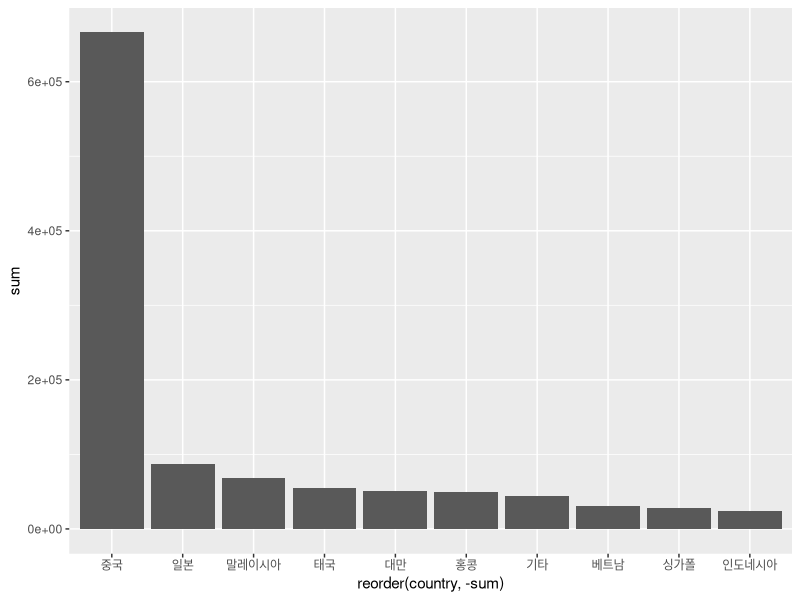
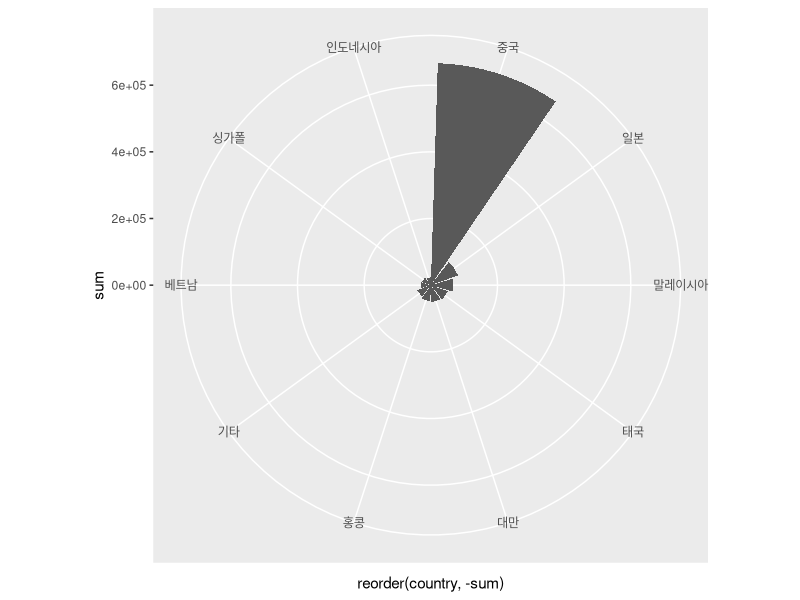
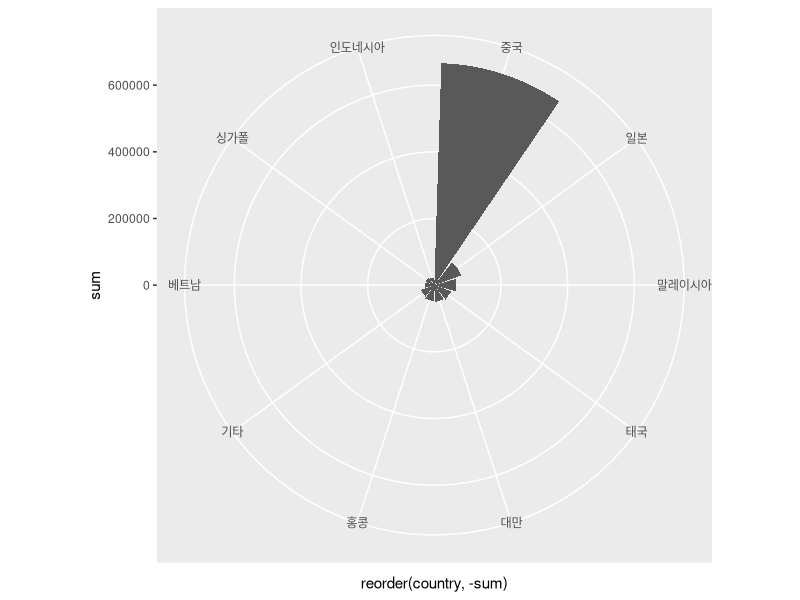
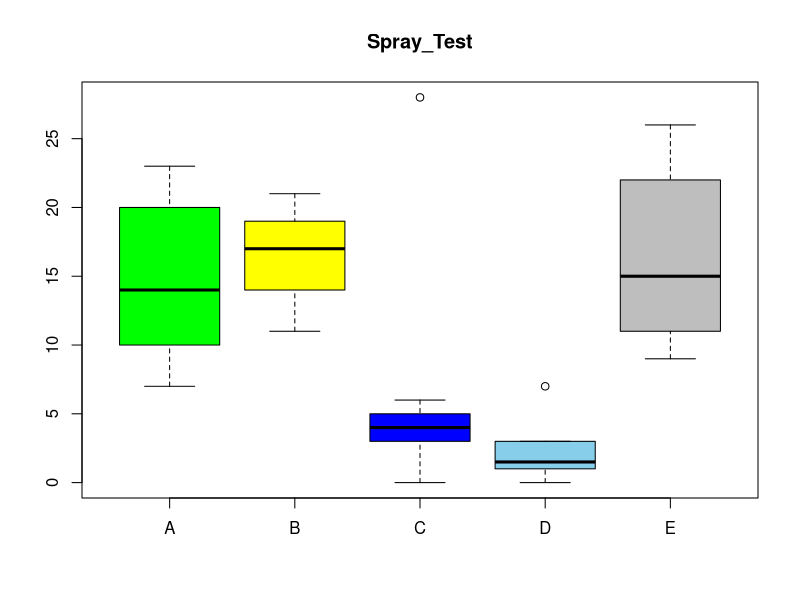

Write R code to recreate these figures, in order.
## 제주도는 어느 나라에서 가장 많이 올까?

# install.packages("dplyr") ; install.packages("ggplot2")
library(dplyr) ; library(ggplot2)

jeju = read.csv("jeju2.csv",fileEncoding = "euc-kr") ; jeju

jeju2 = subset(jeju, select = c(-구분, -데이터기준일자))    # 필요없는 변수 제거
jeju2

# 변수명 변경
names(jeju2) = c("country","Y_1","Y_2","Y_3","Y_4","Y_5","Y_6",
                 "Y_7","Y_8","Y_9","Y_10","Y_11","Y_12")
jeju2 ; str(jeju2)    # 데이터 구조 파악


# 파생변수 생성 (국가별 방문 총합)
jeju2 = jeju2 %>% mutate(sum = Y_1 + Y_2 + Y_3 + Y_4 + Y_5 + Y_6 + Y_7 +
                           Y_8 + Y_9 + Y_10 + Y_11 + Y_12)
jeju2


# 시각화
ggplot(jeju2, aes(x=reorder(country,-sum), y=sum)) +      # sum기준 내림차순
  geom_col()


ggplot(jeju2, aes(x=reorder(country,-sum), y=sum)) +      
  geom_col() + coord_polar()                              # 선버스트 차트


options(scipen=100)                                       # 숫자표기법 변경(y축)
ggplot(jeju2, aes(x=reorder(country,-sum), y=sum)) +      
  geom_col() + coord_polar()                              # 선버스트 차트

#----------------------------------------------------------------------------------------#

## 어떤 살충제가 모기를 가장 많이 잡을까?

# 얼마나 많은 해충을 죽였는가에 관한 데이터
spray = read.csv("spray_test.csv")

str(spray)

# 시각화
boxplot(spray$A,spray$B,spray$C,spray$D,spray$E,
        main = "Spray_Test", names = c("A","B","C","D","E"),
        col = c("green","yellow","blue","skyblue","gray"))

# D 살충제의 경우 상자가 상대적으로 아래에 위치해 있다 (성능 가장 떨어짐)
# B 살충제의 경우 상자 폭이 좁고 평균이 높아 안정적임 (성능 가장 좋다고 판단)
